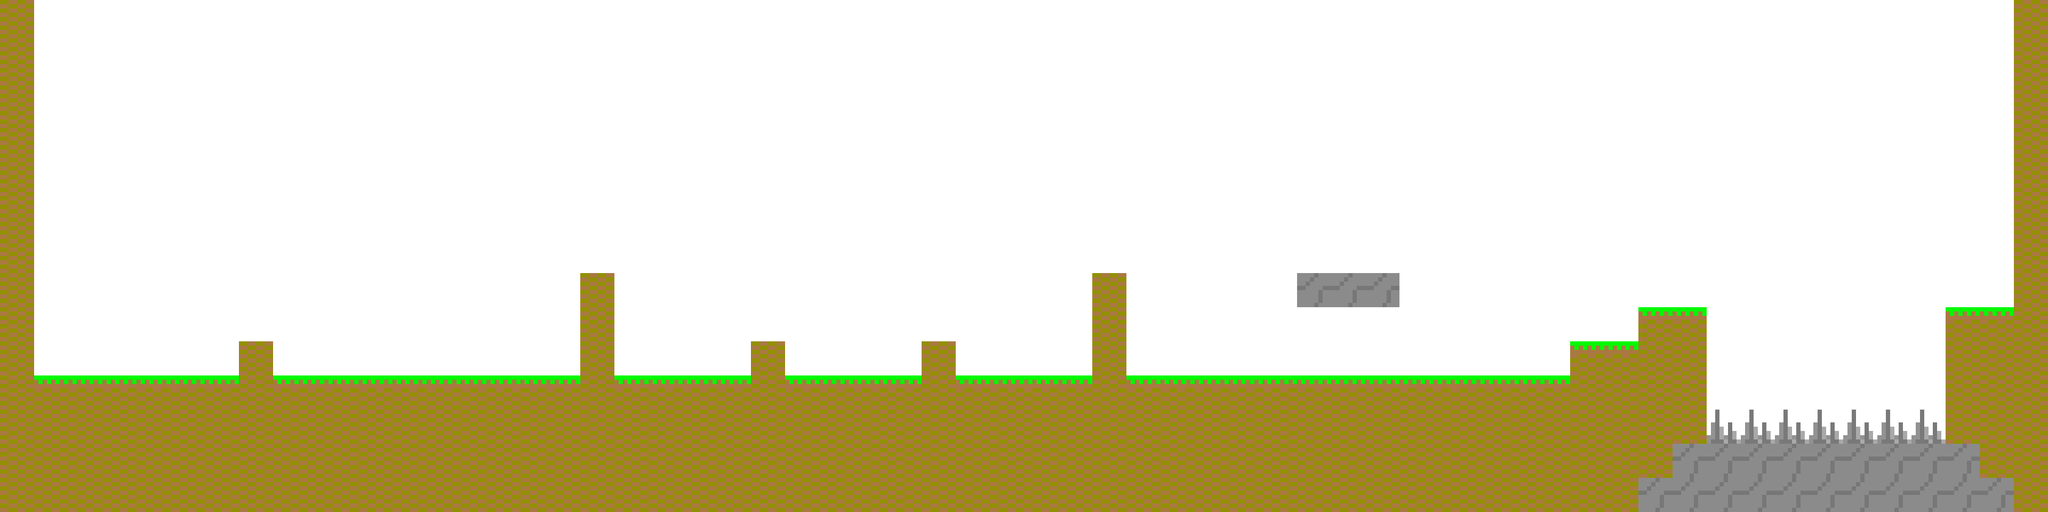

Tiled map render using the project's own tile images. Description and the whole map definition, tile-layer contents included, below:
An orthogonal 60x15 tile map with 64x64 px tiles, 2 tile layers (Map, Background), 3 tilesets and 15 objects (7x Bridge1, 3x Enemy1, 3x Enemy2, Player, Enemy3).

<map version="1.0" tiledversion="1.0.3" orientation="orthogonal" renderorder="right-down" width="60" height="15" tilewidth="64" tileheight="64" backgroundcolor="#ffffff" nextobjectid="124">
 <tileset firstgid="1" name="spritesheet_Mexico" tilewidth="64" tileheight="64" tilecount="48" columns="6">
  <image source="spritesheet_mexico.png" width="384" height="512" />
 </tileset>
 <tileset firstgid="49" name="spritesheet_player_v2" tilewidth="64" tileheight="64" tilecount="20" columns="10">
  <image source="spritesheet_player_v2.png" width="640" height="128" />
 </tileset>
 <tileset firstgid="69" name="spritesheet_enemy1" tilewidth="64" tileheight="64" tilecount="8" columns="4">
  <image source="spritesheet_enemy1.png" width="256" height="128" />
 </tileset>
 <layer name="Map" width="60" height="15">
  <data encoding="csv">
17,0,0,0,0,0,0,0,0,0,0,0,0,0,0,0,0,0,0,0,0,0,0,0,0,0,0,0,0,0,0,0,0,0,0,0,0,0,0,0,0,0,0,0,0,0,0,0,0,0,0,0,0,0,0,0,0,0,0,17,
17,0,0,0,0,0,0,0,0,0,0,0,0,0,0,0,0,0,0,0,0,0,0,0,0,0,0,0,0,0,0,0,0,0,0,0,0,0,0,0,0,0,0,0,0,0,0,0,0,0,0,0,0,0,0,0,0,0,0,17,
17,0,0,0,0,0,0,0,0,0,0,0,0,0,0,0,0,0,0,0,0,0,0,0,0,0,0,0,0,0,0,0,0,0,0,0,0,0,0,0,0,0,0,0,0,0,0,0,0,0,0,0,0,0,0,0,0,0,0,17,
17,0,0,0,0,0,0,0,0,0,0,0,0,0,0,0,0,0,0,0,0,0,0,0,0,0,0,0,0,0,0,0,0,0,0,0,0,0,0,0,0,0,0,0,0,0,0,0,0,0,0,0,0,0,0,0,0,0,0,17,
17,0,0,0,0,0,0,0,0,0,0,0,0,0,0,0,0,0,0,0,0,0,0,0,0,0,0,0,0,0,0,0,0,0,0,0,0,0,0,0,0,0,0,0,0,0,0,0,0,0,0,0,0,0,0,0,0,0,0,17,
17,0,0,0,0,0,0,0,0,0,0,0,0,0,0,0,0,0,0,0,0,0,0,0,0,0,0,0,0,0,0,0,0,0,0,0,0,0,0,0,0,0,0,0,0,0,0,0,0,0,0,0,0,0,0,0,0,0,0,17,
17,0,0,0,0,0,0,0,0,0,0,0,0,0,0,0,0,0,0,0,0,0,0,0,0,0,0,0,0,0,0,0,0,0,0,0,0,0,0,0,0,0,0,0,0,0,0,0,0,0,0,0,0,0,0,0,0,0,0,17,
17,0,0,0,0,0,0,0,0,0,0,0,0,0,0,0,0,0,0,0,0,0,0,0,0,0,0,0,0,0,0,0,0,0,0,0,0,0,0,0,0,0,0,0,0,0,0,0,0,0,0,0,0,0,0,0,0,0,0,17,
17,0,0,0,0,0,0,0,0,0,0,0,0,0,0,0,0,17,0,0,0,0,0,0,0,0,0,0,0,0,0,0,17,0,0,0,0,0,21,21,21,0,0,0,0,0,0,0,0,0,0,0,0,0,0,0,0,0,0,17,
17,0,0,0,0,0,0,0,0,0,0,0,0,0,0,0,0,17,0,0,0,0,0,0,0,0,0,0,0,0,0,0,17,0,0,0,0,0,0,0,0,0,0,0,0,0,0,0,16,16,0,0,0,0,0,0,0,16,16,17,
17,0,0,0,0,0,0,17,0,0,0,0,0,0,0,0,0,17,0,0,0,0,17,0,0,0,0,17,0,0,0,0,17,0,0,0,0,0,0,0,0,0,0,0,0,0,16,16,17,17,0,0,0,0,0,0,0,17,17,17,
17,16,16,16,16,16,16,17,16,16,16,16,16,16,16,16,16,17,16,16,16,16,17,16,16,16,16,17,16,16,16,16,17,16,16,16,16,16,16,16,16,16,16,16,16,16,17,17,17,17,0,0,0,0,0,0,0,17,17,17,
17,17,17,17,17,17,17,17,17,17,17,17,17,17,17,17,17,17,17,17,17,17,17,17,17,17,17,17,17,17,17,17,17,17,17,17,17,17,17,17,17,17,17,17,17,17,17,17,17,17,1,1,1,1,1,1,1,17,17,17,
17,17,17,17,17,17,17,17,17,17,17,17,17,17,17,17,17,17,17,17,17,17,17,17,17,17,17,17,17,17,17,17,17,17,17,17,17,17,17,17,17,17,17,17,17,17,17,17,17,21,21,21,21,21,21,21,21,21,17,17,
17,17,17,17,17,17,17,17,17,17,17,17,17,17,17,17,17,17,17,17,17,17,17,17,17,17,17,17,17,17,17,17,17,17,17,17,17,17,17,17,17,17,17,17,17,17,17,17,21,21,21,21,21,21,21,21,21,21,21,17
</data>
 </layer>
 <layer name="Background" width="60" height="15">
  <data encoding="csv">
0,0,0,0,0,0,0,0,0,0,0,0,0,0,0,0,0,0,0,0,0,0,0,0,0,0,0,0,0,0,0,0,0,0,0,0,0,0,0,0,0,0,0,0,0,0,0,0,0,0,0,0,0,0,0,0,0,0,0,0,
0,0,0,0,0,0,0,0,0,0,0,0,0,0,0,0,0,0,0,0,0,0,0,0,0,0,0,0,0,0,0,0,0,0,0,0,0,0,0,0,0,0,0,0,0,0,0,0,0,0,0,0,0,0,0,0,0,0,0,0,
0,0,0,0,0,0,0,0,0,0,0,0,0,0,0,0,0,0,0,0,0,0,0,0,0,0,0,0,0,0,0,0,0,0,0,0,0,0,0,0,0,0,0,0,0,0,0,0,0,0,0,0,0,0,0,0,0,0,0,0,
0,0,0,0,0,0,0,0,0,0,0,0,0,0,0,0,0,0,0,0,0,0,0,0,0,0,0,0,0,0,0,0,0,0,0,0,0,0,0,0,0,0,0,0,0,0,0,0,0,0,0,0,0,0,0,0,0,0,0,0,
0,0,0,0,0,0,0,0,0,0,0,0,0,0,0,0,0,0,0,0,0,0,0,0,0,0,0,0,0,0,0,0,0,0,0,0,0,0,0,0,0,0,0,0,0,0,0,0,0,0,0,0,0,0,0,0,0,0,0,0,
0,0,0,0,0,0,0,0,0,0,0,0,0,0,0,0,0,0,0,0,0,0,0,0,0,0,0,0,0,0,0,0,0,0,0,0,0,0,0,0,0,0,0,0,0,0,0,0,0,0,0,0,0,0,0,0,0,0,0,0,
0,0,0,0,0,0,0,0,0,0,0,0,0,0,0,0,0,0,0,0,0,0,0,0,0,0,0,0,0,0,0,0,0,0,0,0,0,0,0,0,0,0,0,0,0,0,0,0,0,0,0,0,0,0,0,0,0,0,0,0,
0,0,0,0,0,0,0,0,0,0,0,0,0,0,0,0,0,0,0,0,0,0,0,0,0,0,0,0,0,0,0,0,0,0,0,0,0,0,0,0,0,0,0,0,0,0,0,0,0,0,0,0,0,0,0,0,0,0,0,0,
0,0,0,0,0,0,0,0,0,0,0,0,0,0,0,0,0,0,0,0,0,0,0,0,0,0,0,0,0,0,0,0,0,0,0,0,0,0,0,0,0,0,0,0,0,0,0,0,0,0,0,0,0,0,0,0,0,0,0,0,
0,0,0,0,0,0,0,0,0,0,0,0,0,0,0,0,0,0,0,0,0,0,0,0,0,0,0,0,0,0,0,0,0,0,0,0,0,0,0,0,0,0,0,0,0,0,0,0,0,0,0,0,0,0,0,0,0,0,0,0,
0,0,0,0,0,0,0,0,0,0,0,0,0,0,0,0,0,0,0,0,0,0,0,0,0,0,0,0,0,0,0,0,0,0,0,0,0,0,0,0,0,0,0,0,0,0,0,0,0,0,0,0,0,0,0,0,0,0,0,0,
0,0,0,0,0,0,0,0,0,0,0,0,0,0,0,0,0,0,0,0,0,0,0,0,0,0,0,0,0,0,0,0,0,0,0,0,0,0,0,0,0,0,0,0,0,0,0,0,0,0,0,0,0,0,0,0,0,0,0,0,
0,0,0,0,0,0,0,0,0,0,0,0,0,0,0,0,0,0,0,0,0,0,0,0,0,0,0,0,0,0,0,0,0,0,0,0,0,0,0,0,0,0,0,0,0,0,0,0,0,0,0,0,0,0,0,0,0,0,0,0,
0,0,0,0,0,0,0,0,0,0,0,0,0,0,0,0,0,0,0,0,0,0,0,0,0,0,0,0,0,0,0,0,0,0,0,0,0,0,0,0,0,0,0,0,0,0,0,0,0,0,0,0,0,0,0,0,0,0,0,0,
0,0,0,0,0,0,0,0,0,0,0,0,0,0,0,0,0,0,0,0,0,0,0,0,0,0,0,0,0,0,0,0,0,0,0,0,0,0,0,0,0,0,0,0,0,0,0,0,0,0,0,0,0,0,0,0,0,0,0,0
</data>
 </layer>
 <objectgroup name="Objects">
  <object id="23" name="Player" gid="49" x="128" y="704" width="64" height="64" />
  <object id="86" name="Enemy1" gid="69" x="768" y="704" width="64" height="64" />
  <object id="108" name="Enemy1" gid="69" x="832" y="704" width="64" height="64" />
  <object id="109" name="Enemy1" gid="69" x="896" y="704" width="64" height="64" />
  <object id="110" name="Enemy2" gid="69" x="1600" y="704" width="64" height="64" />
  <object id="111" name="Enemy2" gid="69" x="1792" y="704" width="64" height="64" />
  <object id="113" name="Enemy2" gid="69" x="1984" y="704" width="64" height="64" />
  <object id="114" name="Enemy3" gid="69" x="2496" y="512" width="64" height="64" />
  <object id="116" name="Bridge1" gid="69" x="3200" y="640" width="64" height="64" />
  <object id="118" name="Bridge1" gid="69" x="3328" y="640" width="64" height="64" />
  <object id="119" name="Bridge1" gid="69" x="3264" y="640" width="64" height="64" />
  <object id="120" name="Bridge1" gid="69" x="3392" y="640" width="64" height="64" />
  <object id="121" name="Bridge1" gid="69" x="3456" y="640" width="64" height="64" />
  <object id="122" name="Bridge1" gid="69" x="3520" y="640" width="64" height="64" />
  <object id="123" name="Bridge1" gid="69" x="3584" y="640" width="64" height="64" />
 </objectgroup>
</map>
